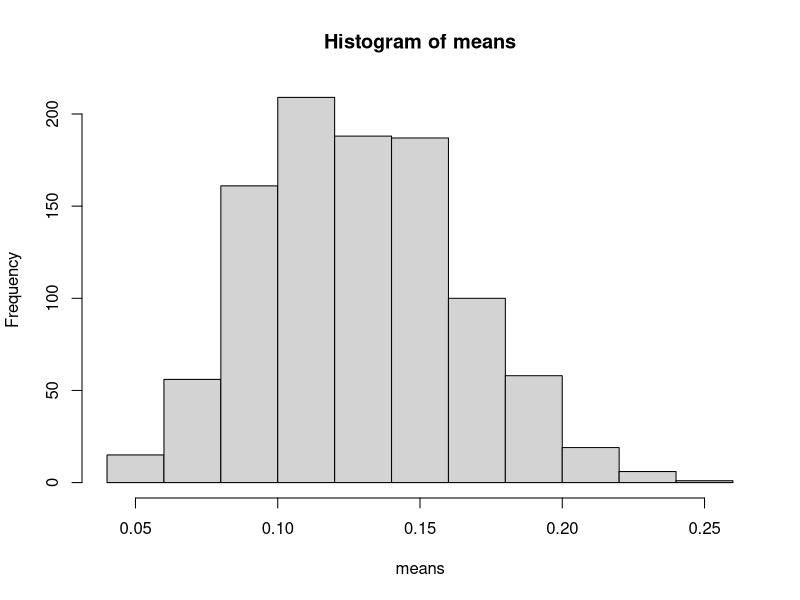
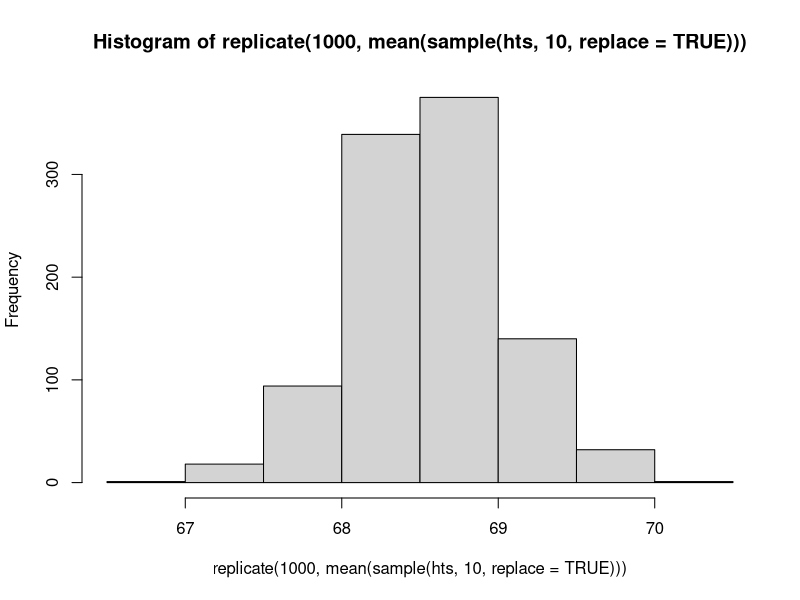

The R source for these figures, in order:
## ---- chunk 1
flip <- function() {
  p <- rbeta(1, 3, 7)
  p <- 4*p*(1-p)
  
  if (p < 0.5) {
    return("HEADS")
  } else {
    return("TAILS")
  }
}

set.seed(0)

flip()
## ---- chunk 2
set.seed(0)

samp <- replicate(100, flip())

table(samp)
## ---- chunk 3
# Fill in.
flips <- replicate(1000, replicate(100, flip()))
prop <- function(x) {
  table(x)["HEADS"]/length(x)
}
means <- apply(flips, 2, prop)
hist(means)
## ---- chunk 4
hts <- c(65.78, 71.52, 69.40, 68.22, 67.79, 68.70, 69.80, 70.01, 67.90, 66.78)
## ---- chunk 5
hist(replicate(1000, mean(sample(hts, 10, replace = TRUE))))
